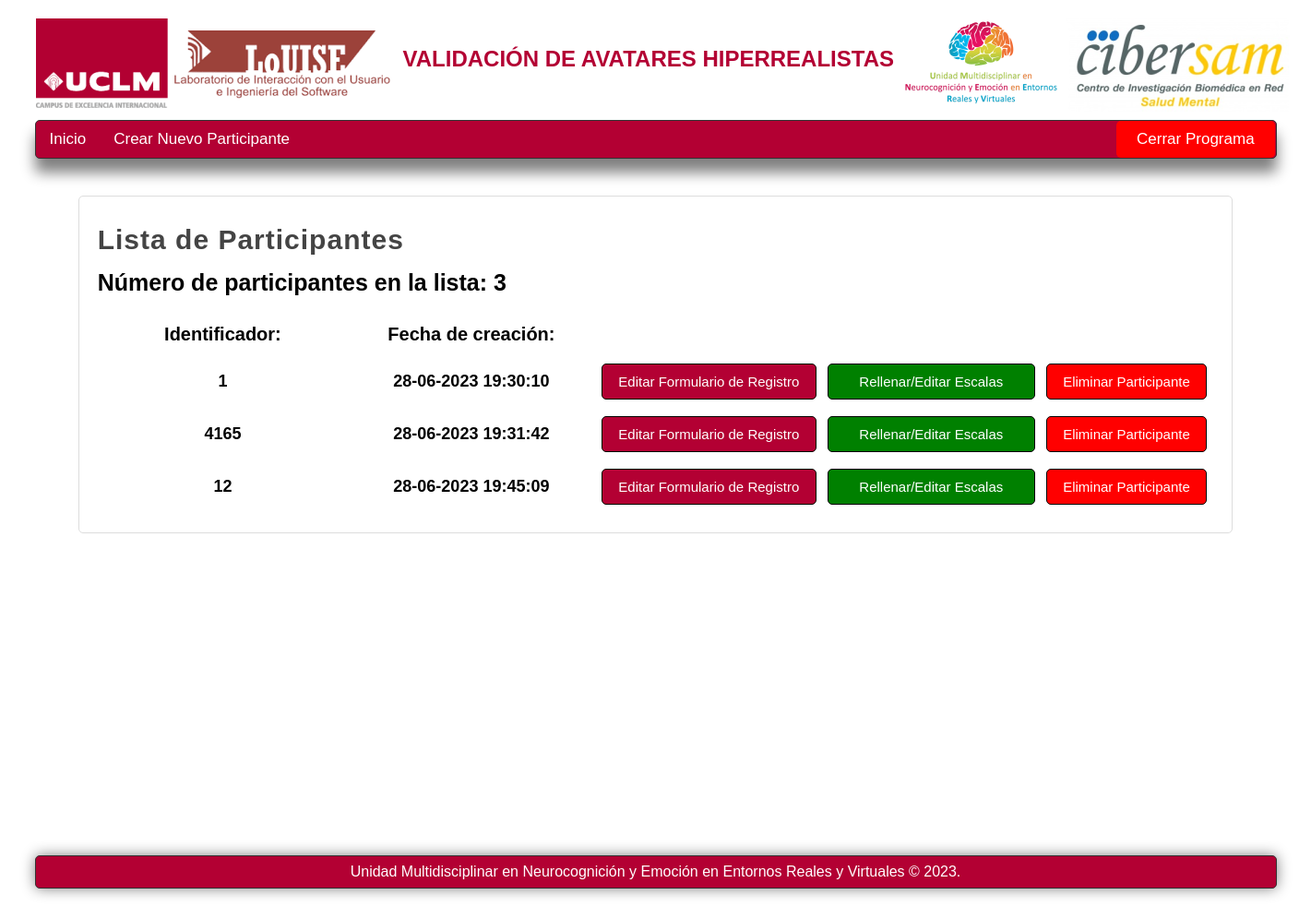
The page /listaparticipantes/control/ on the database as committed earlier.
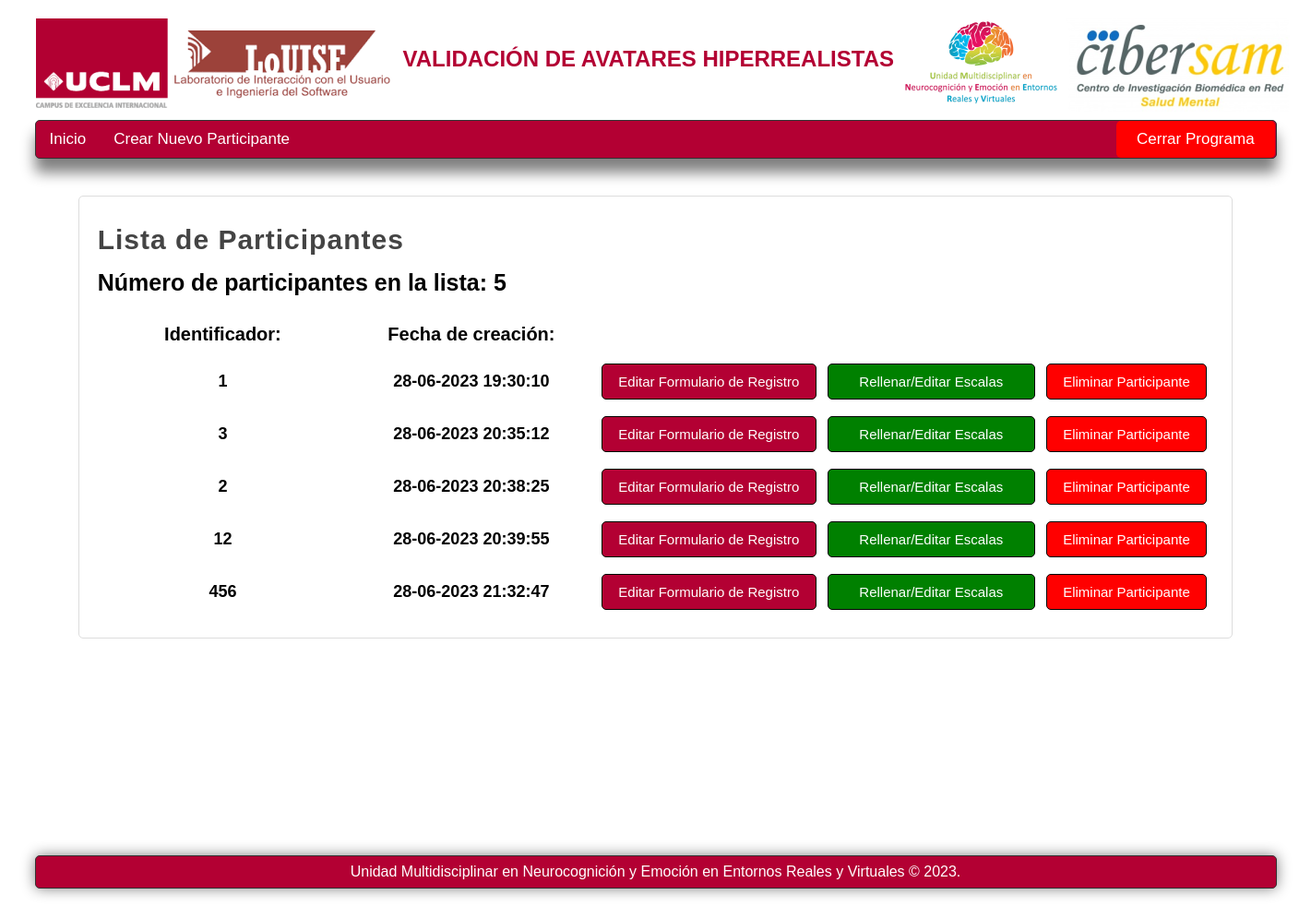
The same page on the database as committed later.
### appcarasrealistas.py (models this page shows)
class Formularioregistro(db.Model):
    __bind_key__ = 'datosappcarasrealistas'
    idparticipante = db.Column(db.Integer, primary_key=True)
    fechacreacion = db.Column(db.Text)
    fechaultimamodificacion = db.Column(db.Text)
    nhcparticipante = db.Column(db.Text)
    edad = db.Column(db.Text)
    genero = db.Column(db.Text)
    textogenero = db.Column(db.Text)
    etnia = db.Column(db.Text)
    estadocivil = db.Column(db.Text)
    provinciaresidencia = db.Column(db.Text)
    textoprovinciaresidencia = db.Column(db.Text)
    residencia = db.Column(db.Text)
    estudios = db.Column(db.Text)
    situacionprofesional = db.Column(db.Text)
    textosituacionprofesional = db.Column(db.Text)
    profesion = db.Column(db.Text)

### appcarasrealistas.py (the view)
@appcarasrealistas.route("/listaparticipantes/<string:tipoparticipante>/", methods=["GET", "POST"])
def listaparticipantes(tipoparticipante=""):
    if tipoparticipante == "control":
        nombretablabd = Formularioregistro
        tipolayout = 'layoutinicio2.html'
    listaparticipantes = nombretablabd.query.all()
    numeroparticipantes = len(listaparticipantes)
    return render_template("listaparticipantes.html", tipolayout=tipolayout, tipoparticipante=tipoparticipante, listaparticipantes=listaparticipantes, numeroparticipantes=numeroparticipantes)

### templates/listaparticipantes.html (shortened to what this page needs)
{% extends tipolayout %}
{% block nav %}
    <li>
        <a href="/">Inicio</a>
    </li>
    {% if tipoparticipante == "control"%}
        <li>
            <a href="/formularioregistro/control">Crear Nuevo Participante</a>
        </li>
        <li>
            <a class="cerrarprogramabipolares1" href="/salir" onclick="return confirm('¿Estas seguro de que deseas cerrar el programa?')">Cerrar Programa</a>
        </li>
    {% endif %}
{% endblock %}
{% block content %}
    {% if tipoparticipante == "control"%}
        <h1 class="titulo2">Lista de Participantes</h1>
    {% endif %}
    <h3>Número de participantes en la lista: {{ numeroparticipantes }}</h3>
    <br>
    <div class="divtable">
        <table>
            <thead class="theadtable">
                <tr>
                    <td class="titulostablas1">Identificador:</td>
                    <td class="titulostablas1">Fecha de creación:</td>
                    <td class="titulostablas3"></td>
                    <td class="titulostablas4"></td>
                    <td class="titulostablas5"></td>
                </tr>
            </thead>
            <tbody class="tbodytable">
                {% for participante in listaparticipantes %}
                    <tr>
                        <td class="contenidotabla0">{{ participante.nhcparticipante }}</td>
                        <td class="contenidotabla0">{{ participante.fechacreacion }}</td>
                        <td class="contenidotabla3">
                            <a class="btn3" href="/formularioregistro/{{ tipoparticipante }}/{{ participante.idparticipante }}">Editar Formulario de Registro</a>
                        </td>
                        <td class="contenidotabla3">
                            <a class="btn8" href="/listaformulariosparticipante/{{ tipoparticipante }}/{{ participante.idparticipante }}/{{ participante.nhcparticipante}}/{{ participante.fechacreacion }}">Rellenar/Editar Escalas</a>
                        </td>
                        <td class="contenidotabla3">
                            <a class="btn7" href="/borrarparticipante/{{ tipoparticipante }}/{{ participante.idparticipante }}/{{ participante.nhcparticipante }}/{{ participante.fechacreacion }}" onclick="return confirm('¿Estas seguro de que deseas eliminar el participante: {{  participante.nhcparticipante }}?')">Eliminar Participante</a>
                        </td>
                    </tr>
                {% endfor %}
            </tbody>
        </table>
    </div>
{% endblock %}

### templates/layoutinicio2.html (shortened to what this page needs)
<!doctype html>
<html lang="es">
<head>
    <link rel="stylesheet" type="text/css" href="{{ url_for('static', filename='css/styles.css') }}">
</head>
<body>
    <header>
        <div id="logotipo">
            <img class="logotipo1" src="{{ url_for('static', filename='img/indice2.png') }}"/>
            <img class="logotipo3" src="{{ url_for('static', filename='img/indice3.png') }}"/>
            <h2>VALIDACIÓN DE AVATARES HIPERREALISTAS</h2>
            <img class="logotipo4" src="{{ url_for('static', filename='img/indice1.png') }}"/>
            <img class="logotipo2" src="{{ url_for('static', filename='img/indice.png') }}"/>
        </div>
    </header>
    <nav>
        <ul>
            {% block nav %}{% endblock %}
        </ul>
    </nav>
    <div id="content">
        <div class="box">
            {% block content %}{% endblock %}
        </div>
    </div>
    <footer>
        Unidad Multidisciplinar en Neurocognición y Emoción en Entornos Reales y Virtuales &copy; 2023.
    </footer>
</body>
</html>

### static/css/styles.css (style rules this page uses)
* { margin: 0px; padding: 0px; list-style: none; font-family: Arial; }
body { background-color: white; }
.box h3 { font-size: 25px; }
header { width: 1344px; height: 130px; margin: 0px auto; }
#logotipo { width: 105%; height: 250px; margin: 0 auto; padding-top: 10px; }
.logotipo1 { display: block; float: left; margin-top: 10px; margin-right: 0px; }
.logotipo2 { display: block; float: left; margin-top: 10px; }
.logotipo3 { display: block; float: left; margin-top: 10px; }
.logotipo4 { display: block; float: left; margin-top: 10px; }
#logotipo h2 { display: block; float: left; margin-top: 40px; margin-left: 5px; margin-right: 5px; letter-spacing: 0px; font-size: 10px bold; color: #B30033; }
nav { width: 1344px; height: 40px; margin: 0 auto; background-color: #B30033; border: 1px solid #333333; box-shadow: 0px 15px 15px gray; font-size: 17px; border-radius: 5px; }
nav ul { list-style: none; text-decoration: none; }
nav ul li { line-height: 40px; float: left; }
nav ul li a { list-style: none; text-decoration: none; display: block; padding-left: 15px; padding-right: 15px; color: white; }
.cerrarprogramabipolares1 { list-style: none; text-decoration: none; display: block; padding-left: 22px; padding-right: 22px; background: red; border-radius: 5px; color: white; margin-left: 881px; }
#content { width: 1344px; min-height: 685px; margin: 0 auto; margin-bottom: 30px; margin-top: 40px; }
.box { background: white; width: 90%; min-height: 200px; padding: 20px; border: 1px solid #dddddd; margin: 0 auto; border-radius: 5px; }
.titulo2 { color: #444444; letter-spacing: 1px; font-size: 30px; padding-bottom: 5px; margin-bottom: 10px; margin-top: 10px; }
.btn3 { text-decoration: none; font-size: 15px; padding: 10px; background: #B30033; color: white; border: 1px solid black; border-radius: 5px; display: block; text-align: center; }
.btn8 { text-decoration: none; font-size: 15px; padding: 10px; background: green; color: white; border: 1px solid black; border-radius: 5px; display: block; text-align: center; }
.btn7 { text-decoration: none; font-size: 15px; padding: 10px; background: red; color: white; border: 1px solid black; border-radius: 5px; display: block; text-align: center; }
table { table-layout: fixed; width: 100%; }
.divtable { text-align: center; }
.theadtable { font-size: 18px; font-weight: bold; }
.titulostablas1 { font-size: 20px; width: 145px; text-align: center; padding-top: 10px; padding-bottom: 10px; padding-left: 5px; padding-right: 5px; }
.titulostablas3 { width: 131px; text-align: center; padding-top: 10px; padding-bottom: 10px; padding-left: 5px; padding-right: 5px }
.titulostablas4 { width: 126px; text-align: center; padding-top: 10px; padding-bottom: 10px; padding-left: 5px; padding-right: 5px }
.titulostablas5 { width: 97px; text-align: center; padding-top: 10px; padding-bottom: 10px; padding-left: 5px; padding-right: 5px }
.tbodytable { text-align: center; font-size: 18px; width: min-content; }
.contenidotabla0 { padding: 5px; padding-top: 8px; padding-bottom: 8px; font-weight: bold; }
.contenidotabla3 { text-align: center; padding: 5px; padding-top: 8px; padding-bottom: 8px; }
footer { width: 1344px; background-color: #B30033; margin: 0px auto; border: 1px solid #333333; border-radius: 5px; color: white; text-align: center; font-size: 16px; padding-top: 8px; padding-bottom: 8px; box-shadow: 0px 0px 15px gray; margin-bottom: 20px; }

Rows that differ between the two databases and show on the page:
removed Formularioregistro: nhcparticipante "4165", fechacreacion "28-06-2023 19:31:42"
changed Formularioregistro (number 2 of 5 on the later page): nhcparticipante "12" → "3"; fechacreacion "28-06-2023 19:45:09" → "28-06-2023 20:35:12"
added Formularioregistro: nhcparticipante "2", fechacreacion "28-06-2023 20:38:25"
added Formularioregistro: nhcparticipante "12", fechacreacion "28-06-2023 20:39:55"
added Formularioregistro: nhcparticipante "456", fechacreacion "28-06-2023 21:32:47"
Other text that changed with them:
{{ numeroparticipantes }}: "3" → "5"
